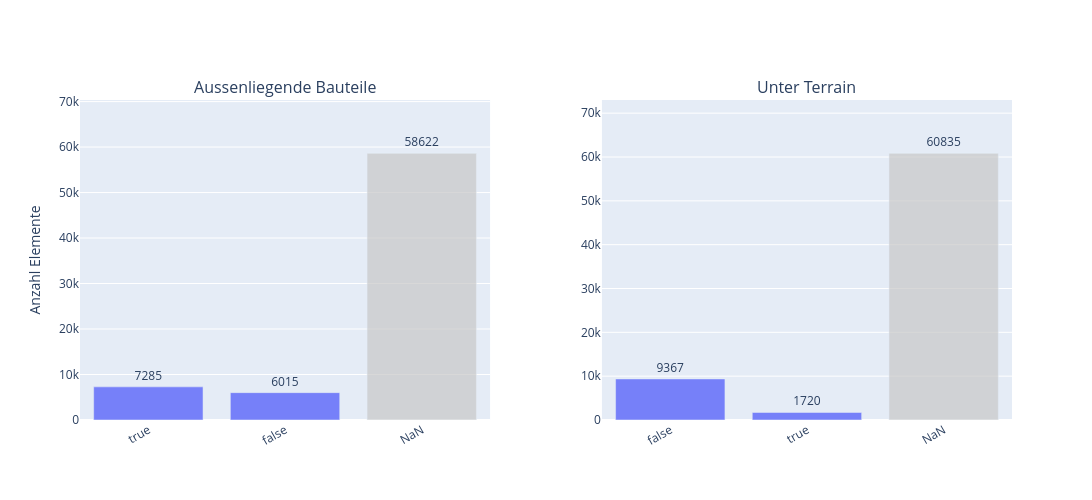

Notebook source saved alongside this figure:
### Code cell
# Aussenliegende Bauteile und Unter Terrain nebeneinander
plot_aussenliegende_unter_terrain(df)

### Figure 1 — Plotly figure (JSON) as saved in the notebook; plotly's stock layout.template omitted (floating-point values rounded to 4 significant figures)
{"data": [{"hovertemplate": "%{x}<br>Anzahl: %{y:,}<extra></extra>", "marker": {"color": ["rgba(99,110,250,0.85)", "rgba(99,110,250,0.85)", "rgba(200,200,200,0.7)"]}, "showlegend": false, "text": ["7285", "6015", "58622"], "textposition": "outside", "type": "bar", "x": ["true", "false", "NaN"], "xaxis": "x", "y": [7285, 6015, 58622], "yaxis": "y"}, {"hovertemplate": "%{x}<br>Anzahl: %{y:,}<extra></extra>", "marker": {"color": ["rgba(99,110,250,0.85)", "rgba(99,110,250,0.85)", "rgba(200,200,200,0.7)"]}, "showlegend": false, "text": ["9367", "1720", "60835"], "textposition": "outside", "type": "bar", "x": ["false", "true", "NaN"], "xaxis": "x2", "y": [9367, 1720, 60835], "yaxis": "y2"}], "layout": {"annotations": [{"font": {"size": 16}, "showarrow": false, "text": "Aussenliegende Bauteile", "x": 0.22, "xanchor": "center", "xref": "paper", "y": 1, "yanchor": "bottom", "yref": "paper"}, {"font": {"size": 16}, "showarrow": false, "text": "Unter Terrain", "x": 0.78, "xanchor": "center", "xref": "paper", "y": 1, "yanchor": "bottom", "yref": "paper"}], "height": 500, "width": 1400, "xaxis": {"anchor": "y", "domain": [0, 0.44], "tickangle": -30}, "xaxis2": {"anchor": "y2", "domain": [0.56, 1], "tickangle": -30}, "yaxis": {"anchor": "x", "domain": [0, 1], "range": [0, 70350.0], "title": {"text": "Anzahl Elemente"}}, "yaxis2": {"anchor": "x2", "domain": [0, 1], "range": [0, 73002]}}}
